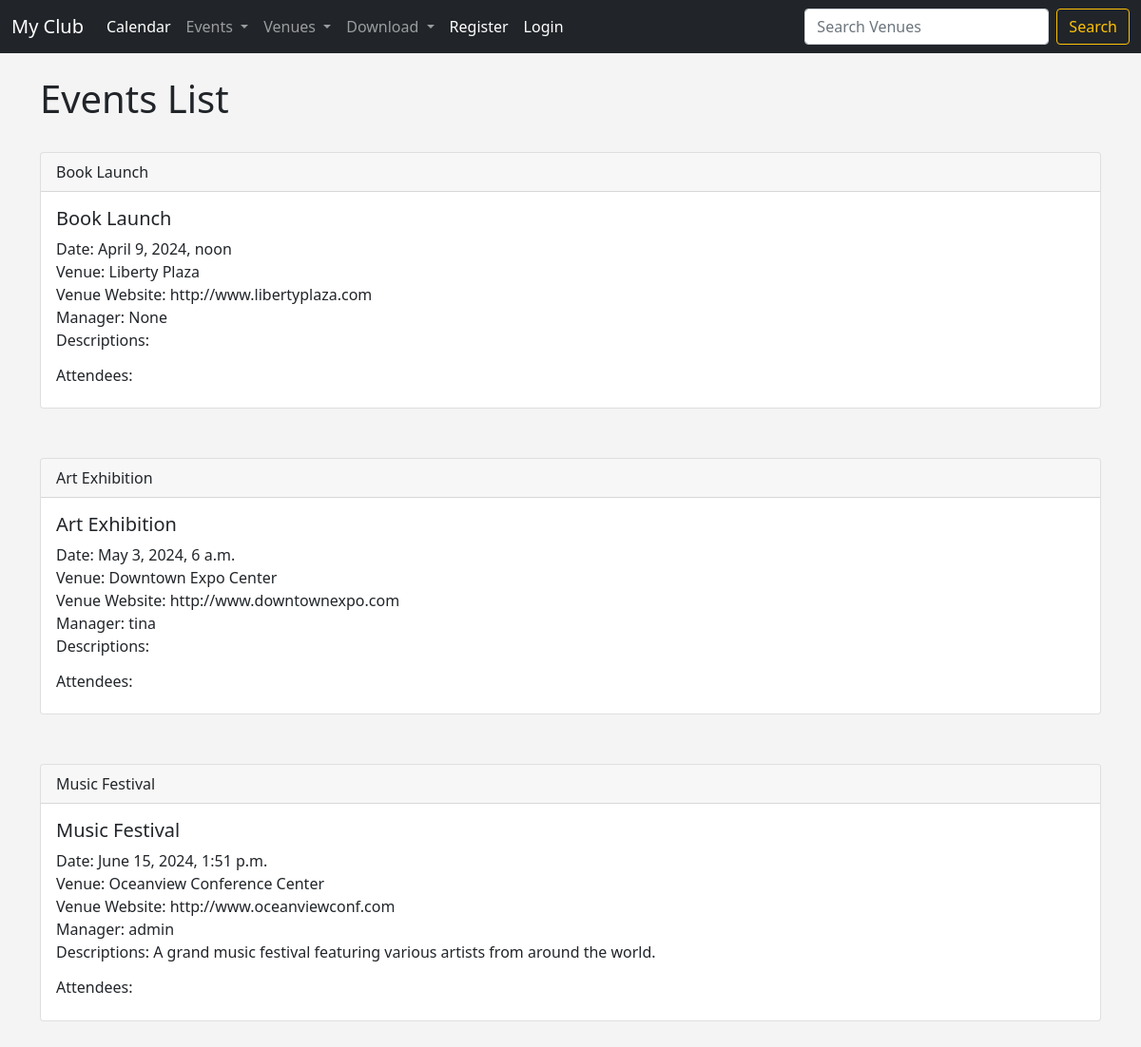
/events, run on an earlier commit of the app's database.
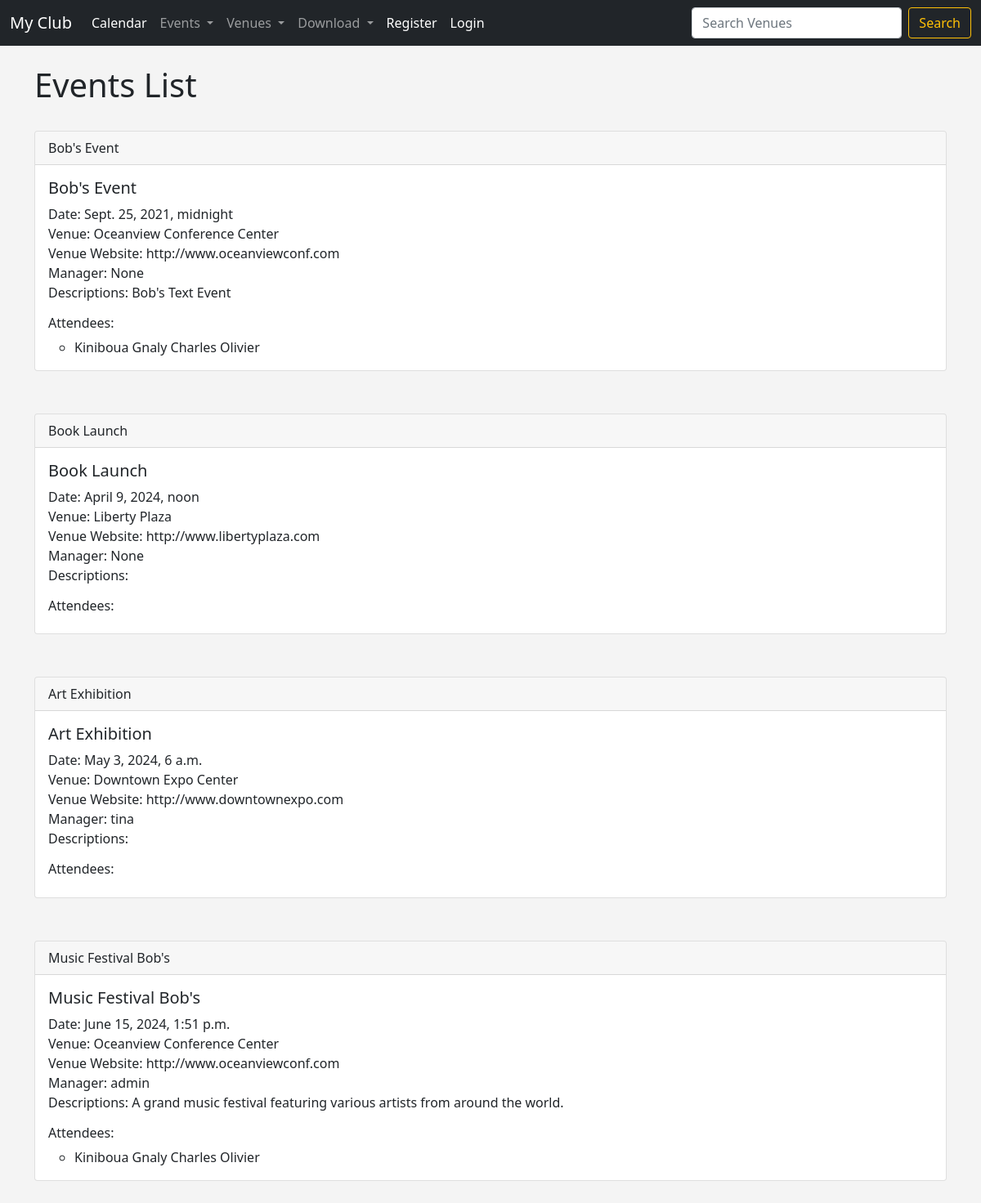
And on a later commit of the database.
### events/models.py (models this page shows, shortened)
class Events(models.Model):
    name = models.CharField('Event Name', max_length=120)
    event_date = models.DateTimeField(_("Event Date"), auto_now=False, auto_now_add=False)
    venue = models.ForeignKey(Venue, blank=True, null=True, on_delete=models.CASCADE)
    manager = models.ForeignKey(User, blank=True, null=True, on_delete=models.SET_NULL)
    descriptions = models.TextField(blank=True)
    attendees = models.ManyToManyField(MyClubUser, blank=True,)

class Venue(models.Model):
    name = models.CharField('Venue Name', max_length=120)
    address =models.CharField(max_length=300)
    zip_code = models.CharField('Zip_code',max_length=15)
    phone = models.CharField('Contact Phone', max_length=25, blank=True)
    web = models.URLField('Website Address', blank=True)
    email_address = models.EmailField('Email Address', blank=True)
    owner = models.IntegerField('Venue Owner', blank= False, default=1)
    def __str__(self):
        return self.name

class MyClubUser(models.Model):
    frist_name = models.CharField(max_length=30)
    last_name = models.CharField(max_length=30)
    email = models.EmailField('User Email')
    def __str__(self):
        return self.frist_name + ' ' +self.last_name

### events/views.py (the view)
# urls.py: path('events',views.all_events, name="list-events"),
def all_events(request):
    event_list = Events.objects.all().order_by('event_date')
    return render(request, 'events/events_list.html',
                  {
                     'event_list': event_list ,
                  })

### events/templates/events/events_list.html (shortened to what this page needs)
{% extends 'events/base.html' %}
{% block content %}
    <h1>Events List</h1>
    <br/>
    <ul class="list-unstyled">
        {% for event in event_list %}
            <li>
                <div class="card mb-1">
                    <div class="card-header">
                        {{ event.name }}
                    </div>
                    <div class="card-body">
                        <h5 class="card-title">{{ event.name }}</h5>
                        <p class="card-text">
                            Date: {{ event.event_date }}<br/>
                            Venue: {{ event.venue }}<br/>
                            Venue Website: {{ event.venue.web }}<br/>
                            Manager: {{ event.manager }}<br/>
                            Descriptions: {{ event.descriptions }}
                        </p>
                        <h6>Attendees:</h6>
                        <ul>
                            {% for user in event.attendees.all %}
                                <li>{{ user }}</li>
                            {% endfor %}
                        </ul>
                    </div>
                </div>
            </li>
            <br/><br/>
        {% endfor %}
    </ul>
{% endblock %}

What changed in the data, as far as the page shows it:
added Events: name "Bob's Event", event_date "Sept. 25, 2021, midnight", venue "Oceanview Conference Center", venue.web "http://www.oceanviewconf.com", manager "None", descriptions "Bob's Text Event"
now on this page (row unchanged): MyClubUser: frist_name+last_name "Kiniboua Gnaly Charles Olivier"
changed Events "A grand music festival featuring various artists from around the world.": name "Music Festival" → "Music Festival Bob's"
